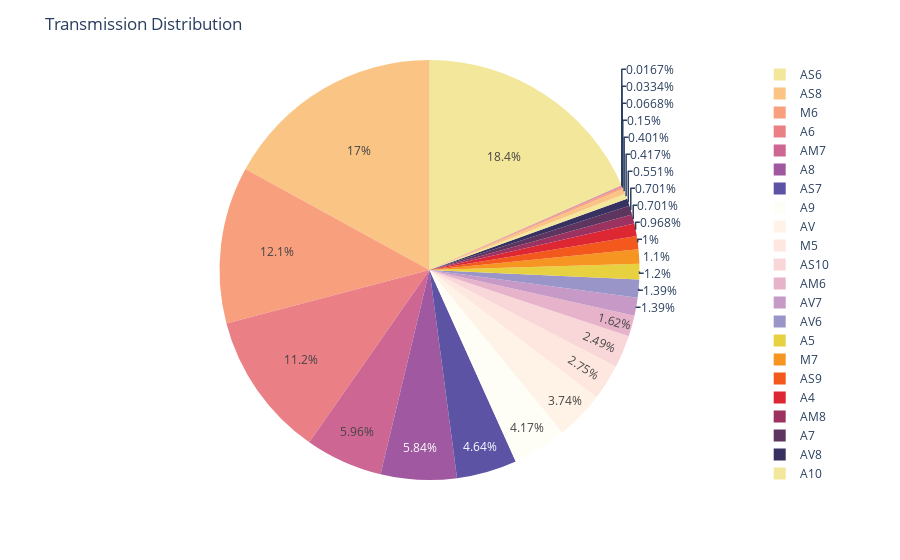

Here is the notebook cell this chart was saved with:
### Code cell
transmission_distr =df['Transmission'].value_counts().reset_index()
fig = px.pie(transmission_distr, values='Transmission', names='index', color_discrete_sequence=px.colors.sequential.Sunset)
fig.update_layout(title="Transmission Distribution")
fig.show()

### Figure 1 — Plotly figure (JSON) as saved in the notebook; plotly's stock layout.template omitted (floating-point values rounded to 4 significant figures)
{"data": [{"domain": {"x": [0, 1], "y": [0, 1]}, "hovertemplate": "index=%{label}<br>Transmission=%{value}<extra></extra>", "labels": ["AS6", "AS8", "M6", "A6", "AM7", "A8", "AS7", "A9", "AV", "M5", "AS10", "AM6", "AV7", "AV6", "A5", "M7", "AS9", "A4", "AM8", "A7", "AV8", "A10", "AS5", "AV10", "AM5", "AS4", "AM9"], "legendgroup": "", "name": "", "showlegend": true, "type": "pie", "values": [1103, 1019, 724, 671, 357, 350, 278, 250, 224, 165, 149, 97, 83, 83, 72, 66, 60, 58, 42, 42, 33, 25, 24, 9, 4, 2, 1]}], "layout": {"legend": {"tracegroupgap": 0}, "margin": {"t": 60}, "piecolorway": ["rgb(243, 231, 155)", "rgb(250, 196, 132)", "rgb(248, 160, 126)", "rgb(235, 127, 134)", "rgb(206, 102, 147)", "rgb(160, 89, 160)", "rgb(92, 83, 165)"], "title": {"text": "Transmission Distribution"}}}
